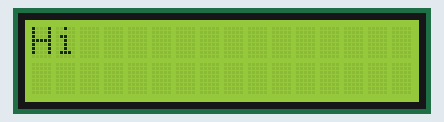
This sketch was run on a simulated Arduino Uno, built with avr-gcc and run on an emulated ATmega328P. On the bench: 16×2 character LCD.

Above: at 0.1 s.
At 3.1 s:
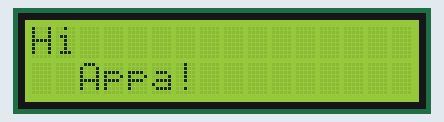
At 6.1 s:
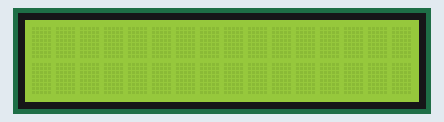

The sketch:

sketch_sep26a.ino
```cpp
#include <LiquidCrystal.h>

LiquidCrystal lcd(1, 2, 4, 5, 6, 7);

void setup() {
  lcd.begin (16, 2);

}

void loop() {
  lcd.print ("Hi");
  delay (3000);

  lcd.setCursor (2,1);
  lcd.print ("Appa!");
  delay (3000);

  lcd.clear();
  delay (3000);


}
```

Measured:
- by itself, everything shown: repeats every 9.0 s, in 3 steps
- what the display in image 1 shows lasts 3.0 s, from 3.1 s to 6.1 s
